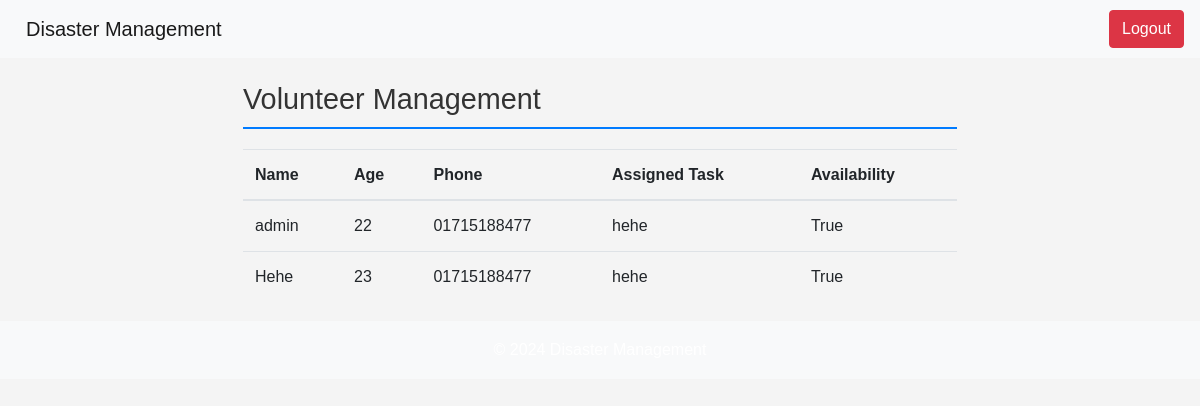
The app's page /admin_panel/volunteer/ (signed in) with its own data.
### app/models.py (models this page shows, shortened)
class Volunteer(models.Model):
    user = models.OneToOneField(User, on_delete=models.CASCADE)
    name = models.CharField(max_length=100)
    age = models.IntegerField()
    phone_number = models.CharField(max_length=15)
    assigned_task = models.CharField(max_length=200)
    is_available = models.BooleanField(default=True)

### app/views.py (the view)
# urls.py: path('admin_panel/volunteer/', views.admin_volunteer, name = 'admin_volunteer'),
@staff_member_required
def admin_volunteer(request):
    volunteers = Volunteer.objects.all()
    return render(request, 'admin_volunteer.html', {'volunteers' : volunteers})

### templates/admin_volunteer.html
{% extends 'base.html' %}
{% block content %}
<div class="container">
    <h2>Volunteer Management</h2>
    <table class="table">
        <thead>
            <tr>
                <th>Name</th>
                <th>Age</th>
                <th>Phone</th>
                <th>Assigned Task</th>
                <th>Availability</th>
            </tr>
        </thead>
        <tbody>
            {% for volunteer in volunteers %}
            <tr>
                <td>{{ volunteer.user.username }}</td>
                <td>{{ volunteer.age }}</td>
                <td>{{ volunteer.phone_number }}</td>
                <td>{{ volunteer.assigned_task }}</td>
                <td>{{ volunteer.is_available }}</td>
            </tr>
            {% endfor %}
        </tbody>
    </table>
</div>
{% endblock %}

### static/styles.css (style rules this page uses)
body { margin: 0; font-family: Arial, sans-serif; background-color: #f4f4f4; color: #333; line-height: 1.6; }
.container { width: 80%; margin: 0 auto; }
h2 { font-size: 1.8rem; color: #333; border-bottom: 2px solid #007bff; padding-bottom: 10px; margin-bottom: 20px; }

### records on screen
Volunteer: user.username "admin", age "22", phone_number "01715188477", assigned_task "hehe", is_available "True"
Volunteer: user.username "Hehe", age "23", phone_number "01715188477", assigned_task "hehe", is_available "True"
